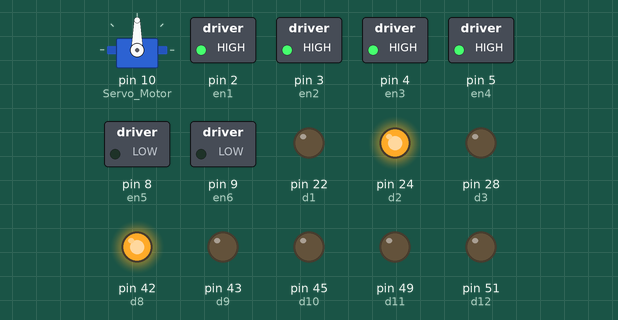
This sketch was run on a simulated Arduino Mega 2560, built with avr-gcc and run on an emulated ATmega2560. Parts: servo, switched loads named in the sketch (green lamp = pin HIGH), output pins drawn as LEDs (lit = HIGH). Pins used as bus, display or sensor lines are not drawn.

Above: at 0.1 s.
At 3.1 s:
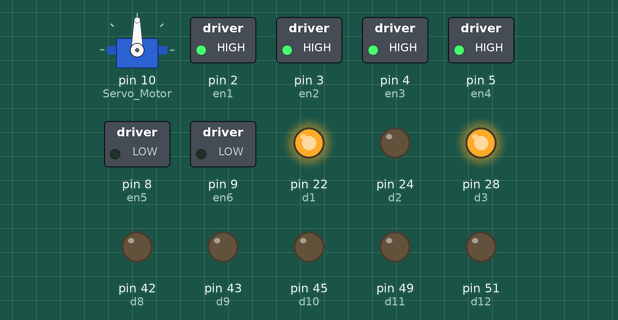
At 6.1 s:
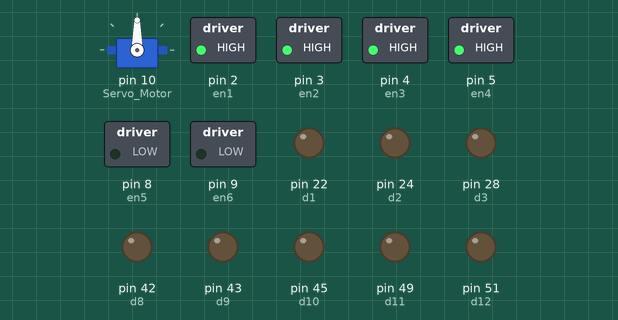
At 12.1 s:
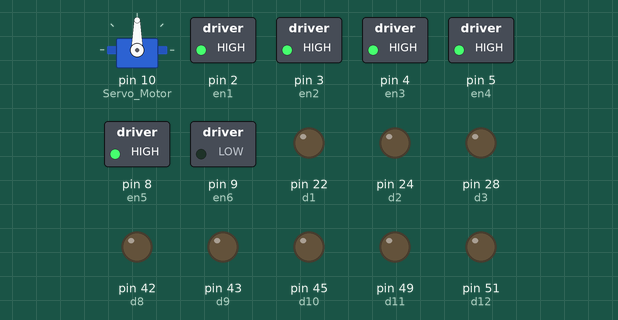
At 21.1 s:
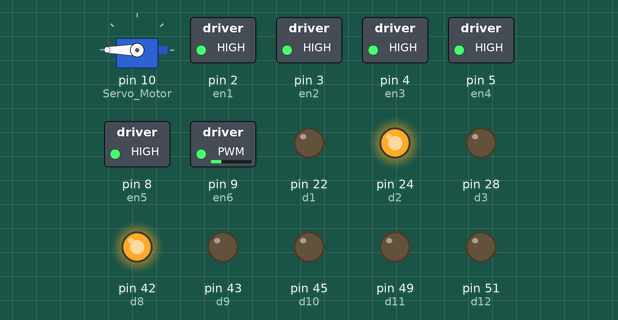
At 33.1 s:
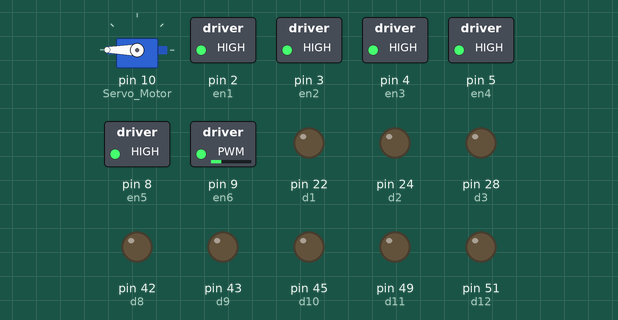
Timing chart, 0 to 40.0 s (numbered marks = the images above):
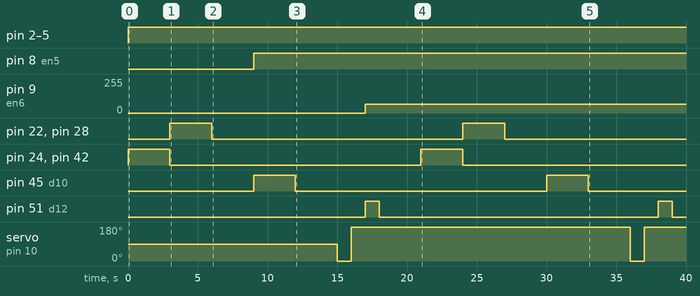

Measured:
- by itself, pin 2 (en1), pin 3 (en2), pin 4 (en3), pin 5 (en4): LOW → HIGH at 0.00 s
- by itself, pin 8 (en5): LOW → HIGH at 9.0 s
- by itself, pin 9 (en6): 0/255 → 64/255 at 17.0 s
- by itself, pin 22 (d1), pin 24 (d2), pin 28 (d3), pin 42 (d8), pin 45 (d10): alternates HIGH for 3.0 s and LOW for 18.0 s
- by itself, pin 51 (d12): alternates HIGH for 1.0 s and LOW for 20.0 s
- by itself, servo on pin 10 (Servo_Motor): alternates 180° for 20.0 s and 0° for 1.0 s

The sketch:

l298n_functional.ino
```cpp
#include <Servo.h>
Servo Servo_Motor ;

int en1 = 2 ;  // m1 pwm pin sağ ön
int d1 = 22 ;  // m1 direction
int d2 = 24 ;  // m1 direction

int en2 = 3 ;  // m2 pwm pin sol ön
int d3 = 28 ;  // m2 direction
int d4 = 30 ;  // m2 direction

int en3 = 4 ;  // m3 pwm pin sağ arka
int d5 = 34 ;  // m3 direction
int d6 = 36 ;  // m3 direction

int en4 = 5 ;  // m4 pwm pin sol arka
int d7 = 40 ;  // m4 direction
int d8 = 42 ;  // m4 direction

int en5 = 8 ; // digger pwm pin
int d9 = 43 ; // digger direction
int d10 = 45 ; // digger direction

int en6 = 9 ; // pump pwm pin
int d11 = 49 ; // pump direction
int d12 = 51 ; // pump direction

int i = 255 ; // movement pwm
int j = 255 ; // digger pwm
int k = 64 ; // pump pwm

void setup()
{
    Servo_Motor.attach(10);

    pinMode(d1, OUTPUT);
    pinMode(d2, OUTPUT);
    pinMode(en1, OUTPUT);

    pinMode(d3, OUTPUT);
    pinMode(d4, OUTPUT);
    pinMode(en2, OUTPUT);

    pinMode(d5, OUTPUT);
    pinMode(d6, OUTPUT);
    pinMode(en3, OUTPUT);

    pinMode(d7, OUTPUT);
    pinMode(d8, OUTPUT);
    pinMode(en4, OUTPUT);

    pinMode(d9, OUTPUT);
    pinMode(d10, OUTPUT);
    pinMode(en5, OUTPUT);

    pinMode(d11, OUTPUT);
    pinMode(d12, OUTPUT);
    pinMode(en6, OUTPUT);
}

void loop()
{
  //forward
  digitalWrite(d1, LOW);
  digitalWrite(d2, HIGH);
  analogWrite(en1, i);

  digitalWrite(d3, LOW);
  digitalWrite(d4, HIGH);
  analogWrite(en2, i);

  digitalWrite(d5, LOW);
  digitalWrite(d6, HIGH);
  analogWrite(en3, i);

  digitalWrite(d7, LOW);
  digitalWrite(d8, HIGH);
  analogWrite(en4, i);
  delay(3000);

  //backward
  digitalWrite(d1, HIGH);
  digitalWrite(d2, LOW);
  analogWrite(en1, i);

  digitalWrite(d3, HIGH);
  digitalWrite(d4, LOW);
  analogWrite(en2, i);

  digitalWrite(d5, HIGH);
  digitalWrite(d6, LOW);
  analogWrite(en3, i);

  digitalWrite(d7, HIGH);
  digitalWrite(d8, LOW);
  analogWrite(en4, i);
  delay(3000);

  //stop
  digitalWrite(d1, LOW);
  digitalWrite(d2, LOW);

  digitalWrite(d3, LOW);
  digitalWrite(d4, LOW);

  digitalWrite(d5, LOW);
  digitalWrite(d6, LOW);

  digitalWrite(d7, LOW);
  digitalWrite(d8, LOW);
  delay(3000);

  //digger ON
  digitalWrite(d9, LOW);
  digitalWrite(d10, HIGH);
  analogWrite(en5, j);
  delay(3000) ;

  //digger OFF
  digitalWrite(d9, LOW);
  digitalWrite(d10, LOW);
  delay(3000) ;

  //servo 0 degree
  Servo_Motor.write(0) ;
  delay(1000) ;

  //servo 180 degree
  Servo_Motor.write(180) ;
  delay(1000) ;

  //pump ON
  digitalWrite(d11, LOW);
  digitalWrite(d12, HIGH);
  analogWrite(en6, k);
  delay(1000) ;

  //pump OFF
  digitalWrite(d11, LOW);
  digitalWrite(d12, LOW);
  delay(3000) ;

 }
```
